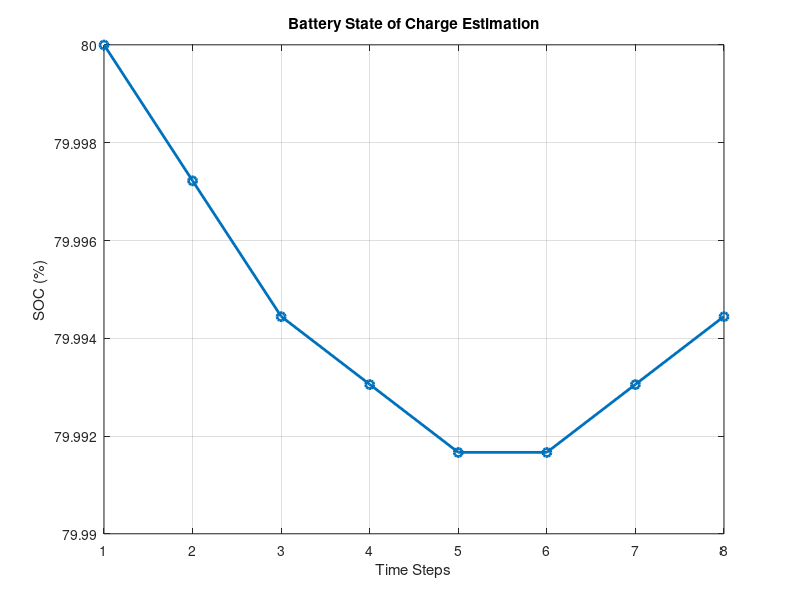

The MATLAB script that drew this image:
% State of Charge (SOC) Estimation - Coulomb Counting Method
% Formula: SOC_new = SOC_old - (I * dt) / (Qn * 3600)

% 1. Input Parameters
Qn = 100;           % Nominal Capacity in Ah
SOC_init = 0.8;     % Initial SOC (80% expressed as 0.8)
dt = 1;             % Time step in seconds
% Current in Amperes (Positive = Discharging, Negative = Charging)
I = [10, 10, 10, 5, 5, 0, -5, -5]; 

% 2. Initialization
soc = zeros(length(I), 1);
soc(1) = SOC_init;

% 3. SOC Estimation Loop
for k = 2:length(I)
    % Convert I(Amps) * dt(seconds) to Ah by dividing by 3600
    % Subtracting discharge current (positive) reduces SOC
    soc(k) = soc(k-1) - (I(k) * dt) / (Qn * 3600);
end

% 4. Visualization
plot(soc * 100, '-o', 'LineWidth', 2);
xlabel('Time Steps');
ylabel('SOC (%)');
title('Battery State of Charge Estimation');
grid on;
